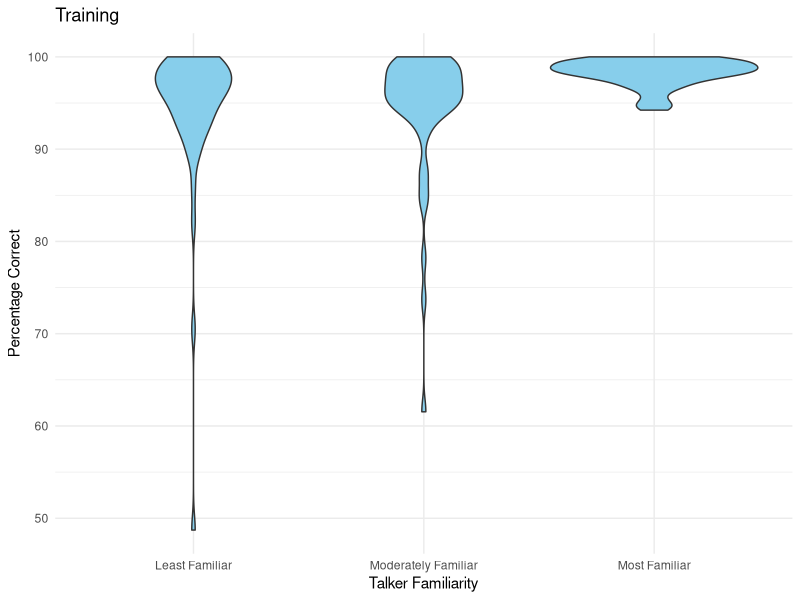
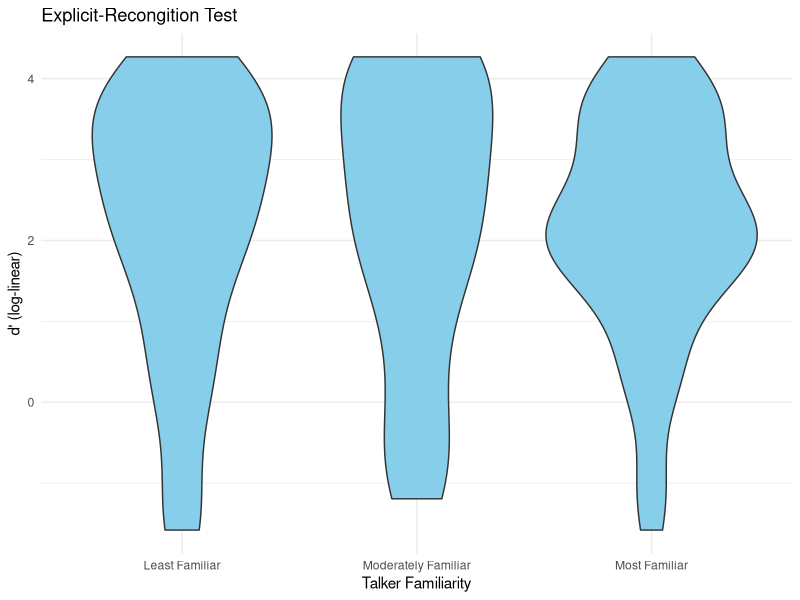

Here is the R script that generated these plots, in order: (Note: this script raises an error after producing the figures.)
### LIBRARIES 
library(readxl)
library(tidyverse)
library(dplyr)
library(tibble)
library(rstatix)
install.packages("rstatix")

### LOAD DATA

## Training task

training_df <- read_excel("data/Training_PercentCorrect_(n=50).xls")
# create id column 
training_df <- rowid_to_column(training_df, "ID")
# there is a column missing in the original dataframe, assuming that it is also structered as in previous files, we add it directly
training_df$QuietBabble <- c(rep(1, 25), rep(0, 25))
training_df$QuietBabble <- as.factor(training_df$QuietBabble)
# reshape in long format
training_df_long <- gather(training_df, key = "familiarity", value = "perc", 2:4)
# change factor name 
training_df_long <- training_df_long %>%
  mutate(familiarity_recoded = case_when(
    familiarity == "fam1" ~ "Most Familiar",
    familiarity == "fam2" ~ "Moderately Familiar",
    familiarity == "fam3" ~ "Least Familiar"
  ))
# make variable a factor
training_df_long$familiarity <- as.factor(training_df_long$familiarity_recoded)
# distribution plot by group
ggplot(training_df_long, aes(x = factor(familiarity_recoded), y = perc)) +
        geom_violin(fill = "skyblue") +
        theme_minimal() +
        labs(title = "Training", y="Percentage Correct", x="Talker Familiarity")

## Explicit-Recongition Test
excplicit_rec_df <- read_excel("data/ExplicitRecognition_dPrime_(n=50) (1).xls")
# create id column 
excplicit_rec_df <- rowid_to_column(excplicit_rec_df, "ID")
excplicit_rec_df$QuietBabble <- as.factor(excplicit_rec_df$QuietBabble)
# reshape in long format
excplicit_rec_df_long <- gather(excplicit_rec_df, key = "familiarity", value = "perc", 3:5)
# change factor name 
excplicit_rec_df_long <- excplicit_rec_df_long %>%
  mutate(familiarity_recoded = case_when(
    familiarity == "Fam1" ~ "Most Familiar",
    familiarity == "Fam2" ~ "Moderately Familiar",
    familiarity == "Fam3" ~ "Least Familiar"
  ))
# make variable a factor
excplicit_rec_df_long$familiarity <- as.factor(excplicit_rec_df_long$familiarity_recoded)
# distribution plot by group
ggplot(excplicit_rec_df_long, aes(x = factor(familiarity_recoded), y = perc)) +
  geom_violin(fill = "skyblue") +
  theme_minimal() +
  labs(title = "Explicit-Recongition Test", y="d' (log-linear)", x="Talker Familiarity")


### REPLICATION PART

### Training 
## Original results:
# A two-way mixed ANOVA investigating whether performance during training differed across groups (quiet, babble; between subjects) 
# and familiarity conditions (most familiar, moderately familiar, least familiar; within subjects) revealed no effect of group, 
# F(1, 48) = 0.36, p = .55, ωp2 = −.01, 95% CI = [.00, 1.00], and no significant interaction between group and familiarity, 
# F(2, 96) = 0.21, p = .81, ωp2 = −.01, 95% CI = [.00, 1.00]. There was, however, a significant effect of familiarity, 
# F(1.4, 67.3) = 12.64, p < .001, ωp2 = .19, 95% CI = [.01, .28], with better performance in the most-familiar condition than in the 
#moderately familiar condition, t(49) = 4.29, p < .001, dz = 0.61, 95% CI = [0.30, 0.91], and in the least-familiar condition, 
# t(49) = 3.56, p = .001, dz = 0.50, 95% CI = [0.21, 0.80]. Performance did not differ between the moderately familiar and 
# least-familiar conditions, t(49) = 0.16, p = .88, dz = 0.2, 95% CI = [−0.26, 0.30].

training_model <- aov(perc ~ familiarity_recoded*QuietBabble, data=training_df_long)
summary(training_model)
training_model_2 <- aov(perc ~ familiarity_recoded, data=training_df_long)
TukeyHSD(training_model_2) # NB! they did not say which method they used to compare groups


# Replication results: YES
# significant effect of familiriaty p-value < .001
# also no interaction between familiarity and training condition, p-value .73300 vs original p-value = .81
# there is a statistically significant difference between most and moderately familiar and between most and least familiar but
# no difference between moderate and least familiar

### Explicit-Recongition Test
## Original results:
# was no effect of training group, F(1, 48) < 0.01, p = .95, ωp2 = −.02, 95% CI = [.00, 1.00], and no interaction, 
# F(2, 96) = 2.58, p = .08, ωp2 = .02, 95% CI = [.00, .08]. There was also no effect of familiarity, 
# F(2, 96) = 0.12, p = .89, ωp2 = −.01, 95% CI = [.00, .08]. Collapsing across training groups, we compared recognition d′ 
# in each familiarity condition with chance level (d′ = 0.3) using sign tests. Participants were able to identify all three 
# voices with above-chance accuracy (S ≥ 40, p < .001).

explicit_reg_model <- aov(perc ~ familiarity_recoded*QuietBabble, data=excplicit_rec_df_long)
summary(explicit_reg_model)

# Replication results: YES
# no effect of training, familiarity, interaction effect also is not significant

## Original results:
# Collapsing across training groups, we compared recognition d′ in each familiarity condition with chance level (d′ = 0.3) using sign tests. 
# Participants were able to identify all three voices with above-chance accuracy (S ≥ 40, p < .001).
sign_test_result <- binom.exact(sum(excplicit_rec_df_long$perc > 0.3), nrow(excplicit_rec_df_long), p = 0.5, alternative = "greater")
sign_test_result

# Replication results: YES
# p-value < 0.001
